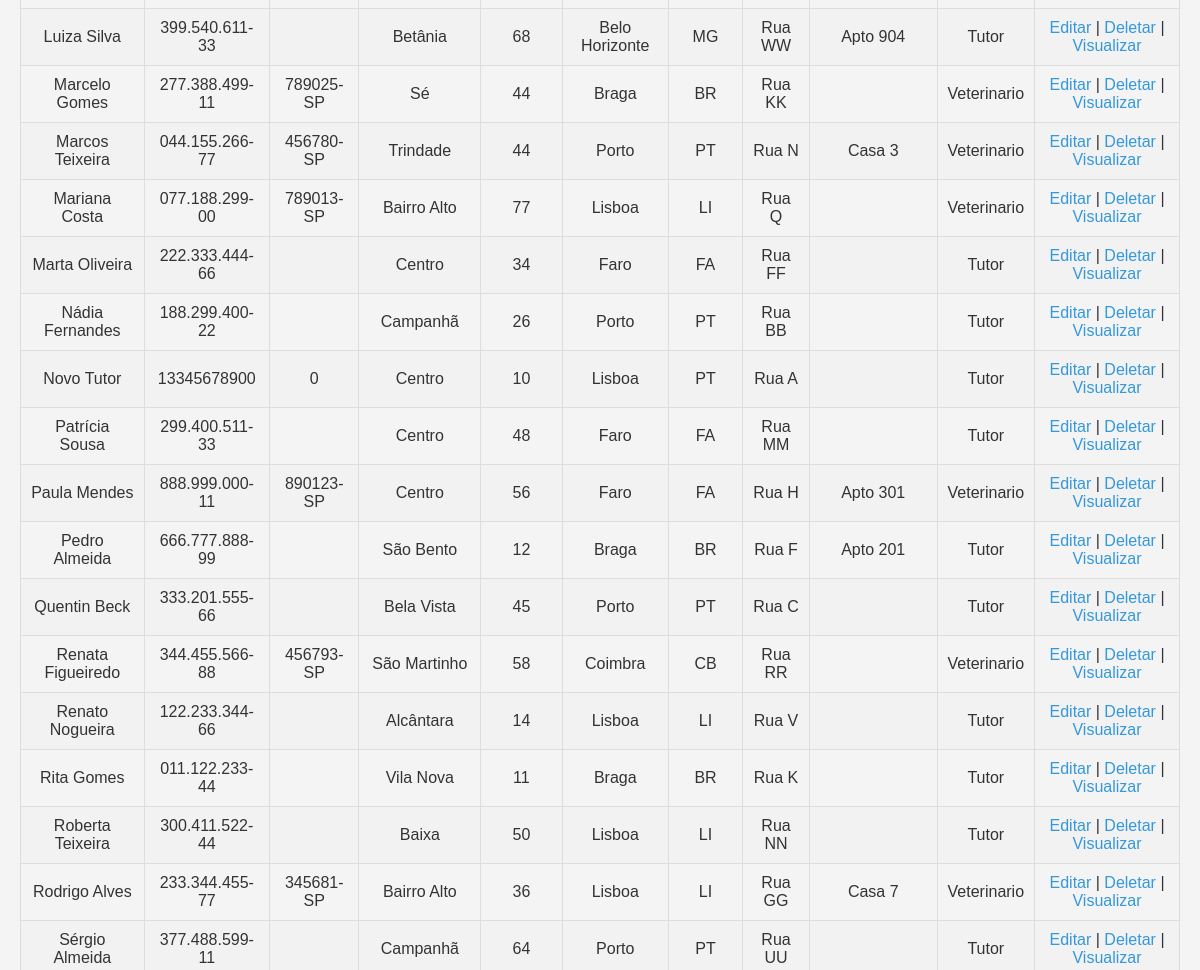
Before: /Pessoa/index.php (middle part) with the older database file.
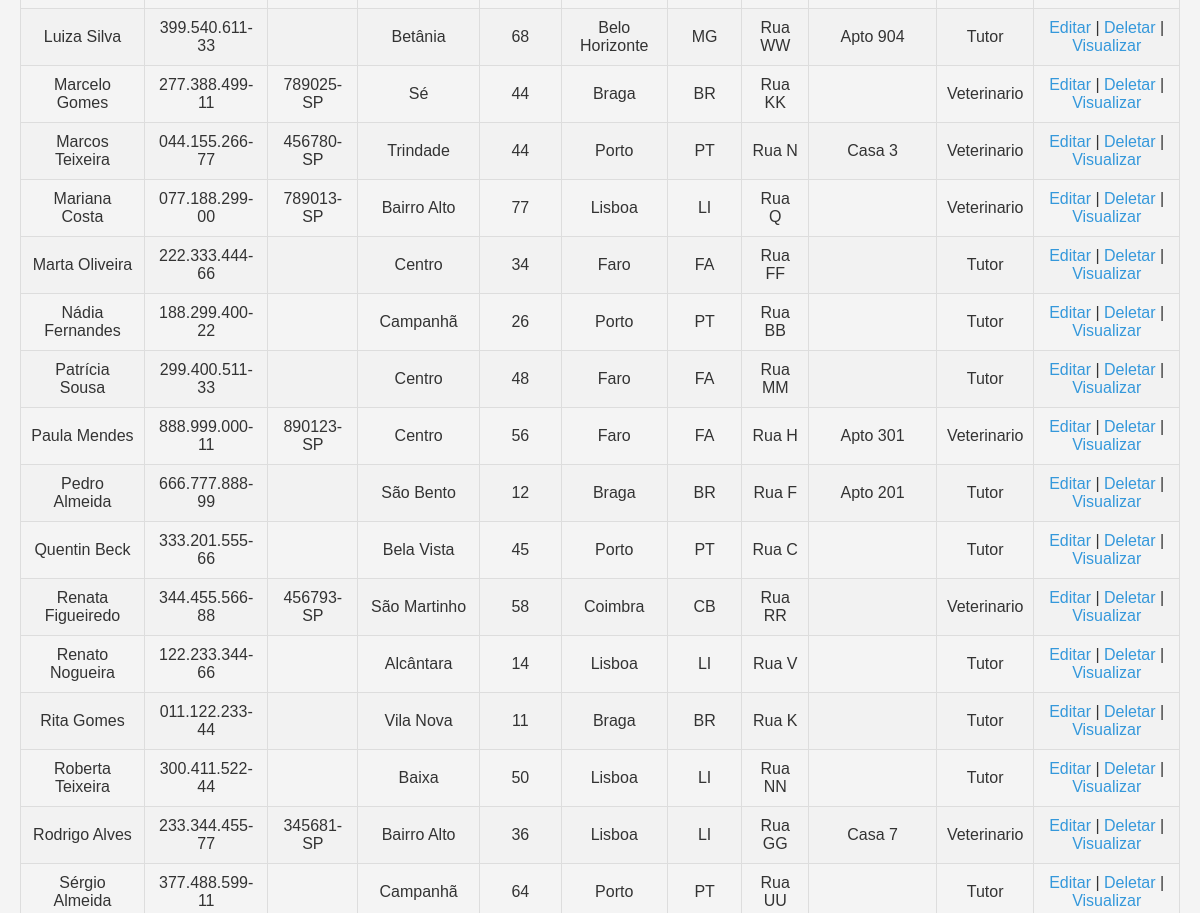
After: the same page with the newer database file.
### tables this page shows
CREATE TABLE IF NOT EXISTS Pessoa (
    idPessoa INT NOT NULL AUTO_INCREMENT PRIMARY KEY,
    CRMV VARCHAR(20) NULL,
    CPF VARCHAR(14) NOT NULL,
    nome VARCHAR(60) NOT NULL,
    bairro VARCHAR(60) NOT NULL,
    numero INT NOT NULL,
    cidade VARCHAR(60) NOT NULL,
    estado VARCHAR(60) NOT NULL,
    rua VARCHAR(60) NOT NULL,
    complemento VARCHAR(10) NULL,
    tipo ENUM('Veterinario', 'Tutor', 'Ambos') NOT NULL DEFAULT 'Tutor',
    UNIQUE INDEX CRMV_UNIQUE (CRMV ASC) VISIBLE,
    UNIQUE INDEX CPF_UNIQUE (CPF ASC) VISIBLE);

### Pessoa/index.php (the view, shortened to what this page needs)
<?php
    include '../config.php';
    $sql = "SELECT * FROM Pessoa ORDER BY nome";
    $result = $conn->query($sql);
?>
<!DOCTYPE html>
<html>
<head>
    <link rel="stylesheet" type="text/css" href="../styles.css">
</head>
<body>
    <table border="1">
        <?php
        if ($result->num_rows > 0) {
            while($row = $result->fetch_assoc()) {
                echo "<tr>";
                echo "<td>" . $row["nome"]. "</td>";
                echo "<td>" . $row["CPF"]. "</td>";
                echo "<td>" . $row["CRMV"]. "</td>";
                echo "<td>" . $row["bairro"]. "</td>";
                echo "<td>" . $row["numero"]. "</td>";
                echo "<td>" . $row["cidade"]. "</td>";
                echo "<td>" . $row["estado"]. "</td>";
                echo "<td>" . $row["rua"]. "</td>";
                echo "<td>" . $row["complemento"]. "</td>";
                echo "<td>" . $row["tipo"]. "</td>";
                echo "<td><a href='update.php?idPessoa=" . $row["idPessoa"] . "'>Editar</a> | ";
                echo "<a href='#' onclick='confirmDelete(" . $row["idPessoa"] . ")'>Deletar</a> | ";
                echo "<a href='visualizar.php?idPessoa= " . $row["idPessoa"] . " '>Visualizar</a> </td>";
                echo "</tr>";
            }
        } else {
            echo "<tr><td colspan='12'>Nenhuma pessoa encontrada</td></tr>";
        }
        ?>
    </table>
</body>
</html>

Changed rows visible on the page:
removed pessoa: nome "Novo Tutor", CPF "13345678900", CRMV "0", bairro "Centro", numero "10", cidade "Lisboa", estado "PT", rua "Rua A", tipo "Tutor"
